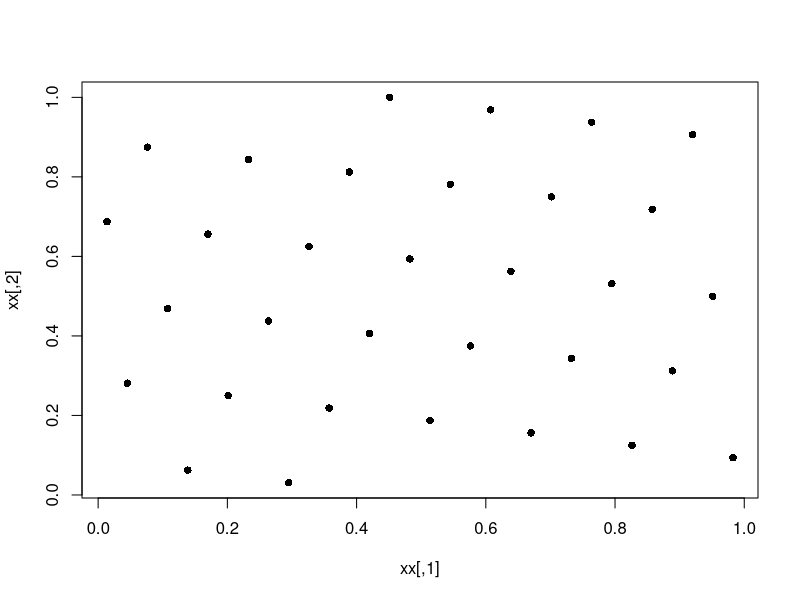
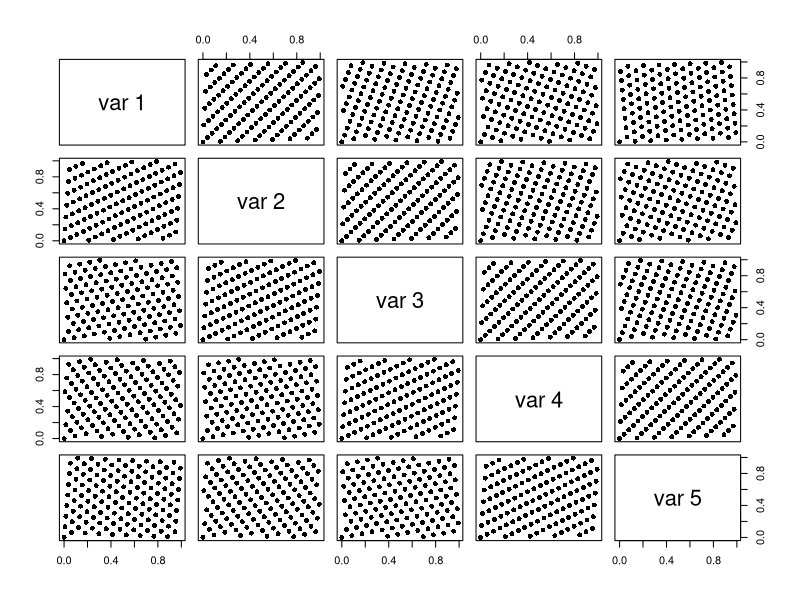

Write the R code that produced these figures, in order.
shift.koro = function(n.pts, dimension, gen_constant, shift)
{
    ## Arguments:
    ## n.pts - number of points. Keep it to 2^x 
    ## gen_constant - generating constant.
    ## Relatively prime to n.pts. For optimal, see below where function is used..
    ## shift - TRUE or FALSE. Random shift (rather than start at 0)

    n = n.pts; s = dimension; a = gen_constant; v = runif(s,0,1)
    z.korob = vector(length = s)
    z.korob[1] = 1
    for (j in 1:(s-1)){
        z.korob[j+1] = (z.korob[j] * a) %% n
    }
    korob = array(dim = c(n,s))
    if(shift == TRUE){
        for (k in 0:(n-1)){
            korob[k+1,] = (((k/n)*z.korob) + v) %% 1
        }
    } else {
        for (k in 0:(n-1)){
            korob[k+1,] = ((k/n)*z.korob) %% 1
        }
    }
    return(korob)
}

## Example 1 - Shifted Korobov lattice with 32 points in 2 dimensions

xx = shift.koro(32,2,19,TRUE)
plot(xx, pch=16)

## Example 2 - Korobov lattice with 256 points in 5 dimensions

xxx = shift.koro(128,5,19,FALSE)
pairs(xxx, pch=16)

